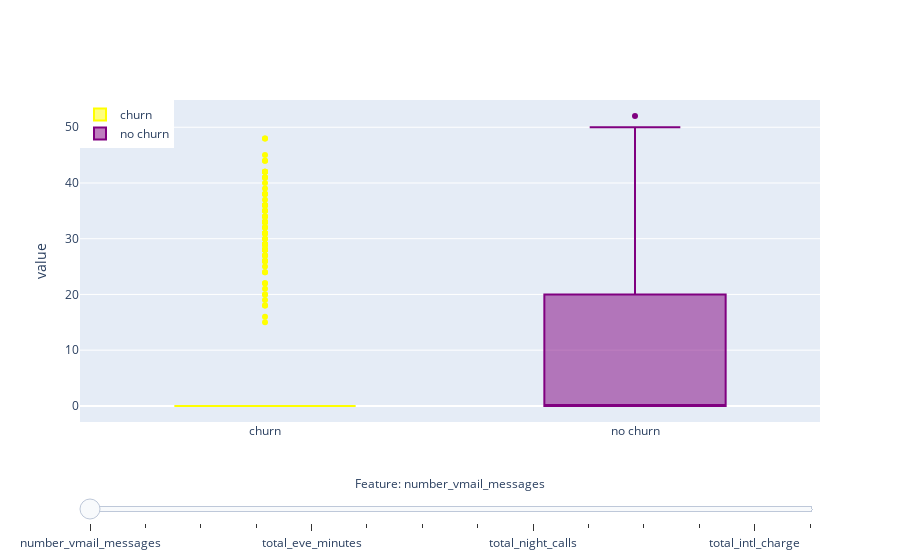

Notebook source saved alongside this figure:
### Markdown cell above
## Plotting box plots for each features

### Code cell
def create_box_churn_trace(col, visible=False):
    return go.Box(
        y=churn[col],
        name='churn',
        marker = dict(color = colors[1]),
        visible=visible,
    )

def create_box_no_churn_trace(col, visible=False):
    return go.Box(
        y=no_churn[col],
        name='no churn',
        marker = dict(color = colors[0]),
        visible = visible,
    )

features_not_for_hist = ["state", "account_length", "churn"]
features_for_hist = [x for x in pre_df.columns if x not in features_not_for_hist]
# remove features with too less distinct values (e.g. binary features), because boxplot does not make any sense for them
features_for_box = [col for col in features_for_hist if len(churn[col].unique())>5]

active_idx = 0
box_traces_churn = [(create_box_churn_trace(col) if i != active_idx else create_box_churn_trace(col, visible=True)) for i, col in enumerate(features_for_box)]
box_traces_no_churn = [(create_box_no_churn_trace(col) if i != active_idx else create_box_no_churn_trace(col, visible=True)) for i, col in enumerate(features_for_box)]
data = box_traces_churn + box_traces_no_churn

n_features = len(features_for_box)
steps = []
for i in range(n_features):
    step = dict(
        method = 'restyle',  
        args = ['visible', [False] * len(data)],
        label = features_for_box[i],
    )
    step['args'][1][i] = True # Toggle i'th trace to "visible"
    step['args'][1][i + n_features] = True # Toggle i'th trace to "visible"
    steps.append(step)

sliders = [dict(
    active = active_idx,
    currentvalue = dict(
        prefix = "Feature: ", 
        xanchor= 'center',
    ),
    pad = {"t": 50},
    steps = steps,
    len=1,
)]

layout = dict(
    sliders=sliders,
    yaxis=dict(
        title='value',
        automargin=True,
    ),
    legend=dict(
        x=0,
        y=1,
    ),
)

fig = dict(data=data, layout=layout)

iplot(fig, filename='box_slider')

### Figure 1 — Plotly figure (JSON) as saved in the notebook; plotly's stock layout.template omitted (floating-point values rounded to 4 significant figures; data arrays with more than 128 entries replaced by an {"elided": "..."} marker saying what was removed)
{"data": [{"marker": {"color": "yellow"}, "name": "churn", "type": "box", "visible": true, "y": {"elided": "594 int values"}}, {"marker": {"color": "yellow"}, "name": "churn", "type": "box", "visible": false, "y": {"elided": "594 float values"}}, {"marker": {"color": "yellow"}, "name": "churn", "type": "box", "visible": false, "y": {"elided": "594 int values"}}, {"marker": {"color": "yellow"}, "name": "churn", "type": "box", "visible": false, "y": {"elided": "594 float values"}}, {"marker": {"color": "yellow"}, "name": "churn", "type": "box", "visible": false, "y": {"elided": "594 float values"}}, {"marker": {"color": "yellow"}, "name": "churn", "type": "box", "visible": false, "y": {"elided": "594 int values"}}, {"marker": {"color": "yellow"}, "name": "churn", "type": "box", "visible": false, "y": {"elided": "594 float values"}}, {"marker": {"color": "yellow"}, "name": "churn", "type": "box", "visible": false, "y": {"elided": "594 float values"}}, {"marker": {"color": "yellow"}, "name": "churn", "type": "box", "visible": false, "y": {"elided": "594 int values"}}, {"marker": {"color": "yellow"}, "name": "churn", "type": "box", "visible": false, "y": {"elided": "594 float values"}}, {"marker": {"color": "yellow"}, "name": "churn", "type": "box", "visible": false, "y": {"elided": "594 float values"}}, {"marker": {"color": "yellow"}, "name": "churn", "type": "box", "visible": false, "y": {"elided": "594 int values"}}, {"marker": {"color": "yellow"}, "name": "churn", "type": "box", "visible": false, "y": {"elided": "594 float values"}}, {"marker": {"color": "yellow"}, "name": "churn", "type": "box", "visible": false, "y": {"elided": "594 int values"}}, {"marker": {"color": "purple"}, "name": "no churn", "type": "box", "visible": true, "y": {"elided": "3634 int values"}}, {"marker": {"color": "purple"}, "name": "no churn", "type": "box", "visible": false, "y": {"elided": "3634 float values"}}, {"marker": {"color": "purple"}, "name": "no churn", "type": "box", "visible": false, "y": {"elided": "3634 int values"}}, {"marker": {"color": "purple"}, "name": "no churn", "type": "box", "visible": false, "y": {"elided": "3634 float values"}}, {"marker": {"color": "purple"}, "name": "no churn", "type": "box", "visible": false, "y": {"elided": "3634 float values"}}, {"marker": {"color": "purple"}, "name": "no churn", "type": "box", "visible": false, "y": {"elided": "3634 int values"}}, {"marker": {"color": "purple"}, "name": "no churn", "type": "box", "visible": false, "y": {"elided": "3634 float values"}}, {"marker": {"color": "purple"}, "name": "no churn", "type": "box", "visible": false, "y": {"elided": "3634 float values"}}, {"marker": {"color": "purple"}, "name": "no churn", "type": "box", "visible": false, "y": {"elided": "3634 int values"}}, {"marker": {"color": "purple"}, "name": "no churn", "type": "box", "visible": false, "y": {"elided": "3634 float values"}}, {"marker": {"color": "purple"}, "name": "no churn", "type": "box", "visible": false, "y": {"elided": "3634 float values"}}, {"marker": {"color": "purple"}, "name": "no churn", "type": "box", "visible": false, "y": {"elided": "3634 int values"}}, {"marker": {"color": "purple"}, "name": "no churn", "type": "box", "visible": false, "y": {"elided": "3634 float values"}}, {"marker": {"color": "purple"}, "name": "no churn", "type": "box", "visible": false, "y": {"elided": "3634 int values"}}], "layout": {"legend": {"x": 0, "y": 1}, "sliders": [{"active": 0, "currentvalue": {"prefix": "Feature: ", "xanchor": "center"}, "len": 1, "pad": {"t": 50}, "steps": [{"args": ["visible", [true, false, false, false, false, false, false, false, false, false, false, false, false, false, true, false, false, false, false, false, false, false, false, false, false, false, false, false]], "label": "number_vmail_messages", "method": "restyle"}, {"args": ["visible", [false, true, false, false, false, false, false, false, false, false, false, false, false, false, false, true, false, false, false, false, false, false, false, false, false, false, false, false]], "label": "total_day_minutes", "method": "restyle"}, {"args": ["visible", [false, false, true, false, false, false, false, false, false, false, false, false, false, false, false, false, true, false, false, false, false, false, false, false, false, false, false, false]], "label": "total_day_calls", "method": "restyle"}, {"args": ["visible", [false, false, false, true, false, false, false, false, false, false, false, false, false, false, false, false, false, true, false, false, false, false, false, false, false, false, false, false]], "label": "total_day_charge", "method": "restyle"}, {"args": ["visible", [false, false, false, false, true, false, false, false, false, false, false, false, false, false, false, false, false, false, true, false, false, false, false, false, false, false, false, false]], "label": "total_eve_minutes", "method": "restyle"}, {"args": ["visible", [false, false, false, false, false, true, false, false, false, false, false, false, false, false, false, false, false, false, false, true, false, false, false, false, false, false, false, false]], "label": "total_eve_calls", "method": "restyle"}, {"args": ["visible", [false, false, false, false, false, false, true, false, false, false, false, false, false, false, false, false, false, false, false, false, true, false, false, false, false, false, false, false]], "label": "total_eve_charge", "method": "restyle"}, {"args": ["visible", [false, false, false, false, false, false, false, true, false, false, false, false, false, false, false, false, false, false, false, false, false, true, false, false, false, false, false, false]], "label": "total_night_minutes", "method": "restyle"}, {"args": ["visible", [false, false, false, false, false, false, false, false, true, false, false, false, false, false, false, false, false, false, false, false, false, false, true, false, false, false, false, false]], "label": "total_night_calls", "method": "restyle"}, {"args": ["visible", [false, false, false, false, false, false, false, false, false, true, false, false, false, false, false, false, false, false, false, false, false, false, false, true, false, false, false, false]], "label": "total_night_charge", "method": "restyle"}, {"args": ["visible", [false, false, false, false, false, false, false, false, false, false, true, false, false, false, false, false, false, false, false, false, false, false, false, false, true, false, false, false]], "label": "total_intl_minutes", "method": "restyle"}, {"args": ["visible", [false, false, false, false, false, false, false, false, false, false, false, true, false, false, false, false, false, false, false, false, false, false, false, false, false, true, false, false]], "label": "total_intl_calls", "method": "restyle"}, {"args": ["visible", [false, false, false, false, false, false, false, false, false, false, false, false, true, false, false, false, false, false, false, false, false, false, false, false, false, false, true, false]], "label": "total_intl_charge", "method": "restyle"}, {"args": ["visible", [false, false, false, false, false, false, false, false, false, false, false, false, false, true, false, false, false, false, false, false, false, false, false, false, false, false, false, true]], "label": "number_customer_service_calls", "method": "restyle"}]}], "yaxis": {"automargin": true, "title": {"text": "value"}}}}
